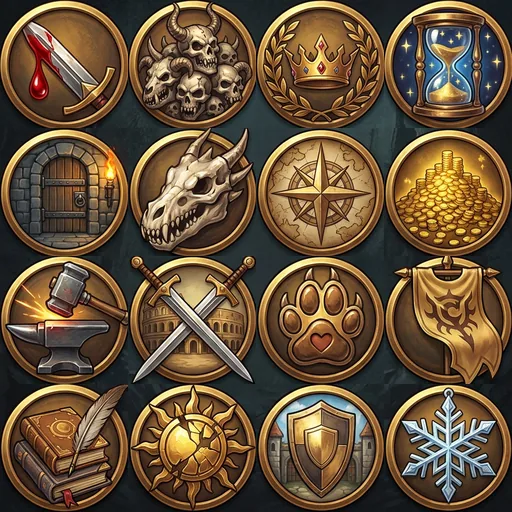
#> input picture assets/ach.webp, 512 x 512 px, given in place of items01.png, which was not available
$ python art.py ../assets
#> lines starting #> are read from the running program, lines starting #| are printed output that depends on the picture
#> in atlas, im is the input picture: PIL image 512x512 RGB; mean R, G, B 103.2, 81.6, 57.2
#!/usr/bin/env python3
"""Slice 4x4 portrait/icon sheets into clean gutterless atlases (assets/*.webp).
Usage: python3 tools/art.py <dir with items01..06, gear01..02, mon01..06, class01..03 .png>"""
import sys, os
from PIL import Image
src = sys.argv[1]; out = os.path.join(os.path.dirname(__file__), '..', 'assets'); os.makedirs(out, exist_ok=True)
def bounds(im):
    """find the 4 cell spans on one axis by looking for dark gutter lines; falls back to equal cells"""
    g = im.convert('L'); W, H = g.size; px = g.load()
#> after `g = im.convert('L')`:
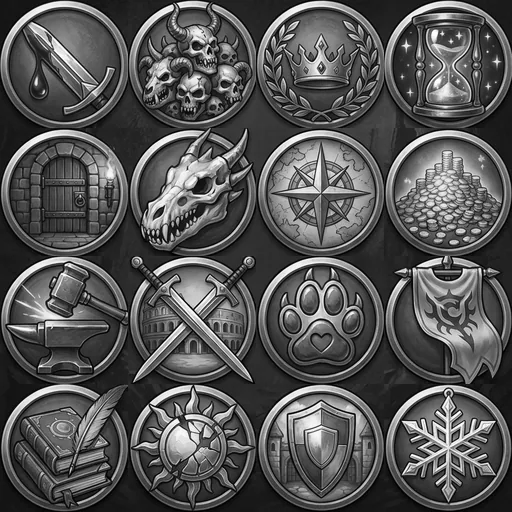
#> g: PIL image 512x512 L; min 0, max 255, mean 85.3
#> after `W, H = g.size`: W = 512; H = 512
    def axis(n, get, m):
#> called with n = 512, m = 512
        prof = [sum(get(i, j) for j in range(0, m, 4)) / (m / 4) for i in range(n)]
        cuts = [0]
        for k in (1, 2, 3):
            c = n * k // 4; lo = max(0, c - n // 16); hi = min(n - 1, c + n // 16)
            cuts.append(min(range(lo, hi), key=lambda i: prof[i]))
#> after the loop, cuts = [0, 128, 257, 384]
        cuts.append(n); return cuts
    return axis(W, lambda i, j: px[i, j], H), axis(H, lambda i, j: px[j, i], W)
def atlas(name, cell, padf=0.07):
    im = Image.open(os.path.join(src, name + '.png')).convert('RGB'); xs, ys = bounds(im)
#> after `xs, ys = bounds(im)`: xs = [0, 128, 257, 384, 512]; ys = [0, 129, 256, 383, 512]
    o = Image.new('RGB', (cell * 4, cell * 4))
#> o: PIL image 512x512 RGB; every value is 0
    for r in range(4):
        for c in range(4):
            x0, x1, y0, y1 = xs[c], xs[c + 1], ys[r], ys[r + 1]; side = min(x1 - x0, y1 - y0); pad = int(side * padf)
            cx, cy = (x0 + x1) // 2, (y0 + y1) // 2; h = side // 2 - pad
            o.paste(im.crop((cx - h, cy - h, cx + h, cy + h)).resize((cell, cell), Image.LANCZOS), (c * cell, r * cell))
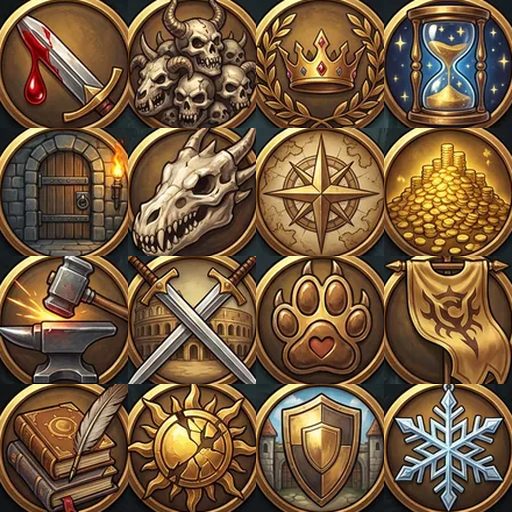
#> o: PIL image 512x512 RGB; mean R, G, B 114.6, 88.9, 61.1
    o.save(os.path.join(out, name + '.webp'), 'WEBP', quality=82, method=6); return o
for n in ['items%02d' % i for i in range(1, 7)] + ['gear01', 'gear02']: atlas(n, 128)
#> pass 2 of the loop `for n in ['items%02d' % i for i in range(1, 7)] + ['gear01', 'gear02']..`:
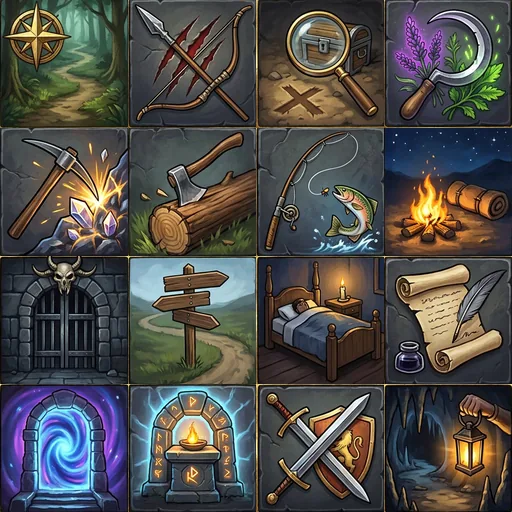
#> input picture assets/actions.webp, 512 x 512 px, given in place of items02.png, which was not available
#> in atlas, im is the input picture: PIL image 512x512 RGB; mean R, G, B 79.6, 77.7, 74.8
#> in bounds (call 2), `g = im.convert('L')`:
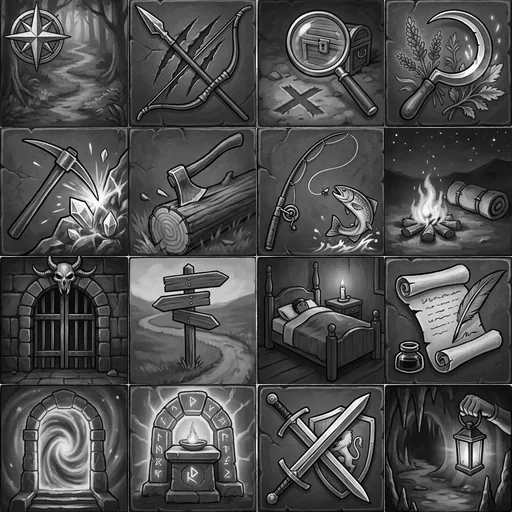
#> g: PIL image 512x512 L; min 0, max 255, mean 78
#> xs = [0, 129, 258, 385, 512]; ys = [0, 126, 255, 385, 512]
#> after the loop in atlas (call 2), `for r in range(4):`:
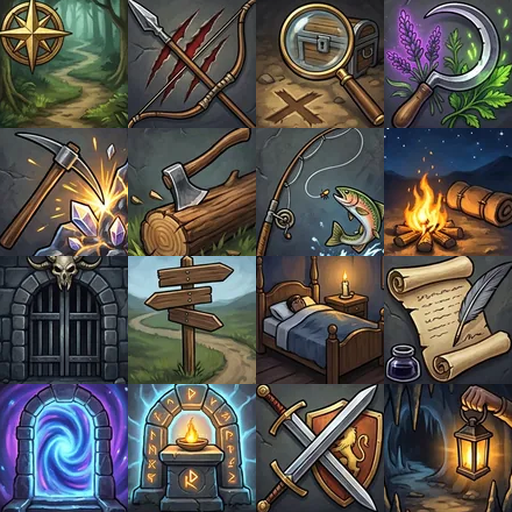
#> o: PIL image 512x512 RGB; mean R, G, B 87.6, 84.5, 79.7
#> (the run stopped early here; a loop or call above may not have finished)
